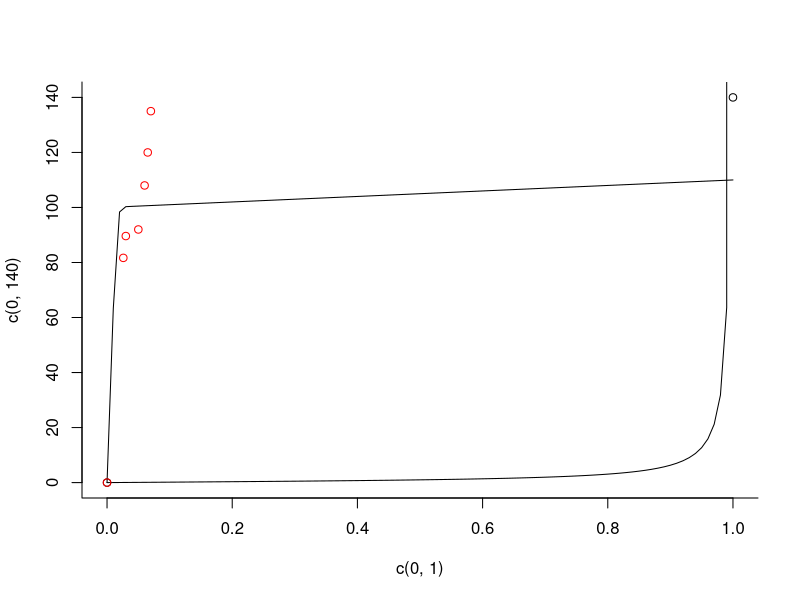

Generate this figure with R:
rm(list=ls())
d=seq(0,1,by=.01); ppi=3.14159
E1=100*(1-exp(-d^2*10000))+10*d
plot(c(0,1),c(0,140), bty='l')
lines(d,E1)
E2=tan(ppi*d/2)
lines(d,E2)
#d=seq(0,.015,by=.001)
d=c(0,.013,.015)*2
E3=100*(1-exp(-d^2*2500))+5*d
d=c(d,.05,.06,.065,.07)
E3=c(E3,92,108,120,135)
points(d,E3,col='red')
# just template for interpolation; remove ASAP
#L=c(50*(1:20))
# ddata=kappa(L,param=parameter[[2]])
# fframe=data.frame(x1=L,x2=L^2,x3=L^3,y=ddata)
# ffit=lm(y~x1+x2+x3,fframe)
# co=coefficients(ffit)
# kkapa=function(L) co[1]+co[2]*L+co[3]*L^2+co[4]*L^3
# plot(L, kappa(L,param=parameter[[2]]),type='l',ann='F')
# lines(L,kkapa(L),col='red')
